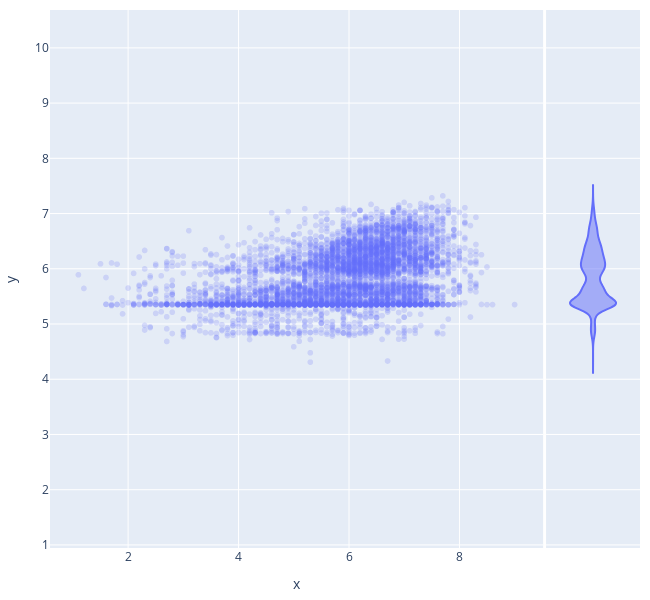

Notebook source saved alongside this figure:
### Code cell
print(f'Number of votes min : {numVotes[0]}, max : {numVotes[1]}')
print(f'Duration min : {duree[0]}, max : {duree[1]}')
print(f'From {year[0]} to {year[1]}')
print(f'{genre} best genres selected')
print(f'{parentalAdvisor} best advisory selected')


fig = px.scatter(x = Y_test, y = Y_test_pred, opacity=0.2, width=650, height=600, marginal_y='violin')
fig.update_layout( margin=dict(l=20, r=10, t=10, b=10), yaxis=dict(scaleanchor="x", scaleratio=1))
fig.show()

### Figure 1 — Plotly figure (JSON) as saved in the notebook; plotly's stock layout.template omitted (floating-point values rounded to 4 significant figures; data arrays with more than 128 entries replaced by an {"elided": "..."} marker saying what was removed)
{"data": [{"hovertemplate": "x=%{x}<br>y=%{y}<extra></extra>", "legendgroup": "", "marker": {"color": "#636efa", "opacity": 0.2, "symbol": "circle"}, "mode": "markers", "name": "", "showlegend": false, "type": "scattergl", "x": {"elided": "5496 float values"}, "xaxis": "x", "y": {"elided": "5496 float values"}, "yaxis": "y"}, {"alignmentgroup": "True", "hovertemplate": "y=%{y}<extra></extra>", "legendgroup": "", "marker": {"color": "#636efa", "symbol": "circle"}, "name": "", "offsetgroup": "", "scalegroup": "y", "showlegend": false, "type": "violin", "xaxis": "x2", "y": {"elided": "5496 float values"}, "yaxis": "y2"}], "layout": {"height": 600, "legend": {"tracegroupgap": 0}, "margin": {"b": 10, "l": 20, "r": 10, "t": 10}, "width": 650, "xaxis": {"anchor": "y", "domain": [0, 0.8358], "title": {"text": "x"}}, "xaxis2": {"anchor": "y2", "domain": [0.8408, 1], "matches": "x2", "showgrid": false, "showline": false, "showticklabels": false, "ticks": ""}, "yaxis": {"anchor": "x", "domain": [0, 1], "scaleanchor": "x", "scaleratio": 1, "title": {"text": "y"}}, "yaxis2": {"anchor": "x2", "domain": [0, 1], "matches": "y", "showgrid": true, "showticklabels": false}}}
